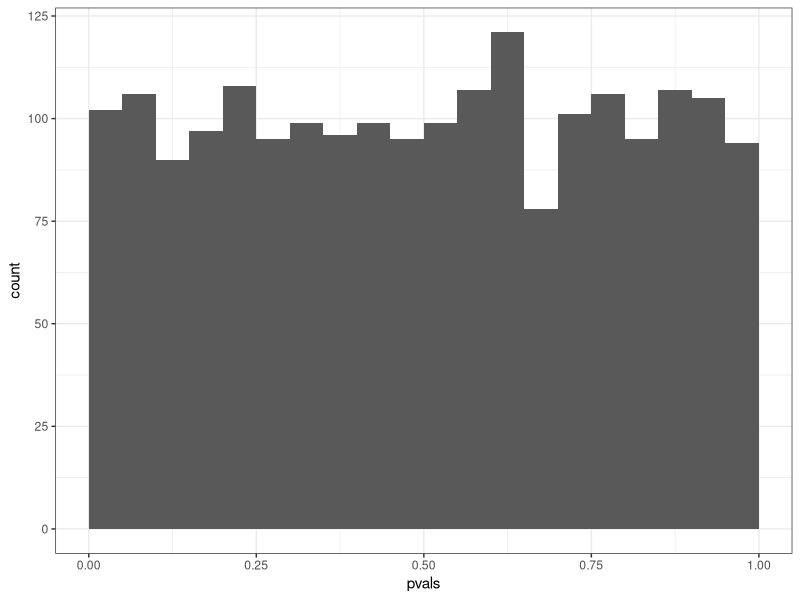

The R script that drew this image:
library(ggplot2)
theme_set(theme_bw())

checkplot <- function(pvals){
	statframe <- data.frame(pvals=pvals)
	return(ggplot(statframe, aes(pvals))
		+ geom_histogram(breaks=seq(0,1,0.05))
	)
}

pvals <- runif(2000)

print(checkplot(pvals))
